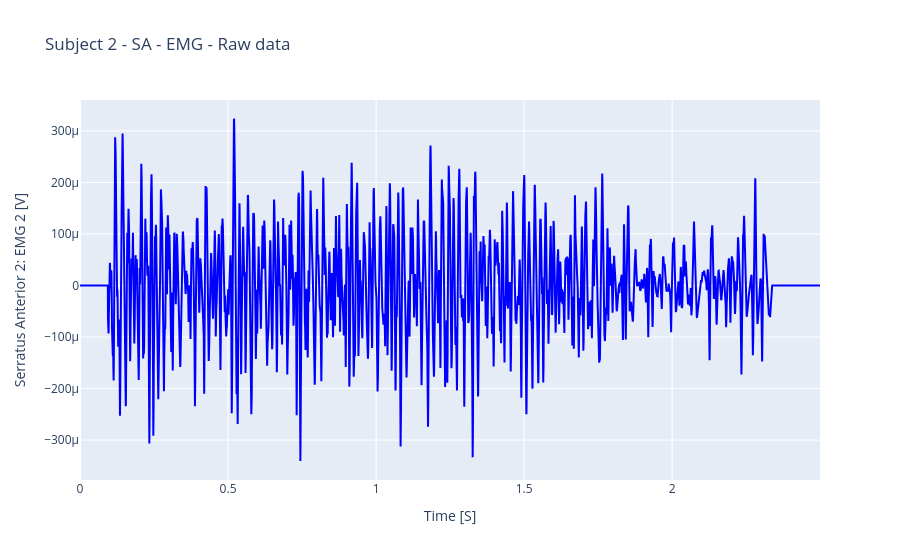

The cell this chart's notebook holds for it:
### Code cell
sa_emg_raw = df_mvc['Serratus Anterior 2: EMG 2 [V]']
print("Max: ", max(sa_emg_raw), "| Min: ", min(sa_emg_raw))
sa_emg_raw_fig = go.Figure(
    data=go.Scatter(
        x=df_mvc["X [s]"], 
        y=df_mvc["Serratus Anterior 2: EMG 2 [V]"], 
        name='Raw data', 
        line=dict(color='blue')
    )
)
sa_emg_raw_fig.update_layout(
    title=dict(
        text='Subject 2 - SA - EMG - Raw data'
    ),
    xaxis=dict(
        title=dict(
            text='Time [S]'
        )
    ),
    yaxis=dict(
        title=dict(
            text='Serratus Anterior 2: EMG 2 [V]'
        )
    ),
)
sa_emg_raw_fig.show()

### Figure 1 — Plotly figure (JSON) as saved in the notebook; plotly's stock layout.template omitted (floating-point values rounded to 4 significant figures; data arrays with more than 128 entries replaced by an {"elided": "..."} marker saying what was removed)
{"data": [{"line": {"color": "blue"}, "name": "Raw data", "type": "scatter", "x": {"elided": "5370 float values"}, "y": {"elided": "5370 float values"}}], "layout": {"title": {"text": "Subject 2 - SA - EMG - Raw data"}, "xaxis": {"title": {"text": "Time [S]"}}, "yaxis": {"title": {"text": "Serratus Anterior 2: EMG 2 [V]"}}}}
